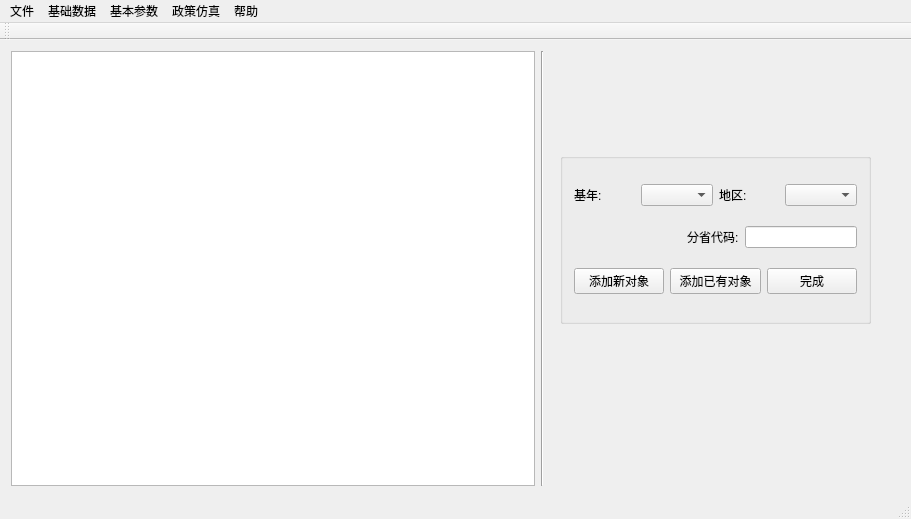
<?xml version="1.0" encoding="UTF-8"?>
<ui version="4.0">
 <class>MainWindow</class>
 <widget class="QMainWindow" name="MainWindow">
  <property name="geometry">
   <rect>
    <x>0</x>
    <y>0</y>
    <width>911</width>
    <height>519</height>
   </rect>
  </property>
  <property name="windowTitle">
   <string>MainWindow</string>
  </property>
  <widget class="QWidget" name="centralWidget">
   <layout class="QHBoxLayout" name="horizontalLayout" stretch="3,0,2">
    <item>
     <widget class="QTableView" name="objectTable"/>
    </item>
    <item>
     <widget class="Line" name="line">
      <property name="orientation">
       <enum>Qt::Vertical</enum>
      </property>
     </widget>
    </item>
    <item>
     <widget class="QWidget" name="showWidget" native="true">
      <widget class="QGroupBox" name="addObjectGroup">
       <property name="enabled">
        <bool>true</bool>
       </property>
       <property name="geometry">
        <rect>
         <x>10</x>
         <y>102</y>
         <width>311</width>
         <height>171</height>
        </rect>
       </property>
       <property name="flat">
        <bool>true</bool>
       </property>
       <layout class="QVBoxLayout" name="verticalLayout">
        <item>
         <layout class="QHBoxLayout" name="horizontalLayout_2">
          <item>
           <widget class="QLabel" name="lb_year">
            <property name="text">
             <string>基年:</string>
            </property>
           </widget>
          </item>
          <item>
           <widget class="QComboBox" name="yearComboBox"/>
          </item>
          <item>
           <widget class="QLabel" name="lb_area">
            <property name="text">
             <string>地区:</string>
            </property>
           </widget>
          </item>
          <item>
           <widget class="QComboBox" name="comboBox_2"/>
          </item>
         </layout>
        </item>
        <item>
         <layout class="QHBoxLayout" name="horizontalLayout_3">
          <item>
           <spacer name="horizontalSpacer">
            <property name="orientation">
             <enum>Qt::Horizontal</enum>
            </property>
            <property name="sizeHint" stdset="0">
             <size>
              <width>40</width>
              <height>20</height>
             </size>
            </property>
           </spacer>
          </item>
          <item>
           <widget class="QLabel" name="label_3">
            <property name="text">
             <string>分省代码:</string>
            </property>
           </widget>
          </item>
          <item>
           <widget class="QLineEdit" name="leProvinceCode"/>
          </item>
         </layout>
        </item>
        <item>
         <layout class="QHBoxLayout" name="horizontalLayout_4">
          <item>
           <widget class="QPushButton" name="btnAddNewObejct">
            <property name="text">
             <string>添加新对象</string>
            </property>
           </widget>
          </item>
          <item>
           <widget class="QPushButton" name="btnAddExsitObject">
            <property name="text">
             <string>添加已有对象</string>
            </property>
           </widget>
          </item>
          <item>
           <widget class="QPushButton" name="btnFinish">
            <property name="text">
             <string>完成</string>
            </property>
           </widget>
          </item>
         </layout>
        </item>
       </layout>
      </widget>
     </widget>
    </item>
   </layout>
  </widget>
  <widget class="QMenuBar" name="menuBar">
   <property name="geometry">
    <rect>
     <x>0</x>
     <y>0</y>
     <width>911</width>
     <height>22</height>
    </rect>
   </property>
   <widget class="QMenu" name="File">
    <property name="title">
     <string>文件</string>
    </property>
    <addaction name="NewProject"/>
    <addaction name="OpenProject"/>
    <addaction name="separator"/>
    <addaction name="SearchObject"/>
    <addaction name="AddObject"/>
    <addaction name="separator"/>
    <addaction name="CloseProject"/>
    <addaction name="Quit"/>
   </widget>
   <widget class="QMenu" name="DataManage">
    <property name="title">
     <string>基础数据</string>
    </property>
    <addaction name="InputData"/>
    <addaction name="ImportData"/>
    <addaction name="separator"/>
    <addaction name="WatchData"/>
    <addaction name="ModifyData"/>
   </widget>
   <widget class="QMenu" name="Parameter">
    <property name="title">
     <string>基本参数</string>
    </property>
    <addaction name="InputPara"/>
    <addaction name="ImportPara"/>
    <addaction name="separator"/>
    <addaction name="CalculatePara"/>
    <addaction name="separator"/>
    <addaction name="WatchPara"/>
    <addaction name="ModifyPara"/>
   </widget>
   <widget class="QMenu" name="Simulation">
    <property name="title">
     <string>政策仿真</string>
    </property>
    <addaction name="CalculateSim"/>
    <addaction name="ShowSim"/>
    <addaction name="separator"/>
    <addaction name="EvaluateSim"/>
    <addaction name="ReportSim"/>
   </widget>
   <widget class="QMenu" name="Help">
    <property name="title">
     <string>帮助</string>
    </property>
    <addaction name="About"/>
   </widget>
   <addaction name="File"/>
   <addaction name="DataManage"/>
   <addaction name="Parameter"/>
   <addaction name="Simulation"/>
   <addaction name="Help"/>
  </widget>
  <widget class="QToolBar" name="mainToolBar">
   <attribute name="toolBarArea">
    <enum>TopToolBarArea</enum>
   </attribute>
   <attribute name="toolBarBreak">
    <bool>false</bool>
   </attribute>
  </widget>
  <widget class="QStatusBar" name="statusBar"/>
  <action name="NewProject">
   <property name="text">
    <string>新建项目</string>
   </property>
  </action>
  <action name="OpenProject">
   <property name="text">
    <string>打开项目</string>
   </property>
  </action>
  <action name="SearchObject">
   <property name="text">
    <string>查找研究对象</string>
   </property>
  </action>
  <action name="AddObject">
   <property name="enabled">
    <bool>false</bool>
   </property>
   <property name="text">
    <string>添加研究对象</string>
   </property>
  </action>
  <action name="CloseProject">
   <property name="enabled">
    <bool>false</bool>
   </property>
   <property name="text">
    <string>关闭项目</string>
   </property>
  </action>
  <action name="Quit">
   <property name="text">
    <string>退出</string>
   </property>
  </action>
  <action name="InputData">
   <property name="enabled">
    <bool>false</bool>
   </property>
   <property name="text">
    <string>录入</string>
   </property>
  </action>
  <action name="ImportData">
   <property name="enabled">
    <bool>false</bool>
   </property>
   <property name="text">
    <string>导入</string>
   </property>
  </action>
  <action name="WatchData">
   <property name="enabled">
    <bool>false</bool>
   </property>
   <property name="text">
    <string>查看</string>
   </property>
  </action>
  <action name="ModifyData">
   <property name="enabled">
    <bool>false</bool>
   </property>
   <property name="text">
    <string>修改</string>
   </property>
  </action>
  <action name="InputPara">
   <property name="enabled">
    <bool>false</bool>
   </property>
   <property name="text">
    <string>录入</string>
   </property>
  </action>
  <action name="ImportPara">
   <property name="enabled">
    <bool>false</bool>
   </property>
   <property name="text">
    <string>导入</string>
   </property>
  </action>
  <action name="CalculatePara">
   <property name="enabled">
    <bool>false</bool>
   </property>
   <property name="text">
    <string>计算</string>
   </property>
  </action>
  <action name="WatchPara">
   <property name="enabled">
    <bool>false</bool>
   </property>
   <property name="text">
    <string>查看</string>
   </property>
  </action>
  <action name="ModifyPara">
   <property name="enabled">
    <bool>false</bool>
   </property>
   <property name="text">
    <string>修改</string>
   </property>
  </action>
  <action name="CalculateSim">
   <property name="enabled">
    <bool>false</bool>
   </property>
   <property name="text">
    <string>仿真计算</string>
   </property>
  </action>
  <action name="ShowSim">
   <property name="enabled">
    <bool>false</bool>
   </property>
   <property name="text">
    <string>仿真演示</string>
   </property>
  </action>
  <action name="EvaluateSim">
   <property name="enabled">
    <bool>false</bool>
   </property>
   <property name="text">
    <string>仿真评价</string>
   </property>
  </action>
  <action name="ReportSim">
   <property name="enabled">
    <bool>false</bool>
   </property>
   <property name="text">
    <string>仿真报告</string>
   </property>
  </action>
  <action name="About">
   <property name="enabled">
    <bool>false</bool>
   </property>
   <property name="text">
    <string>关于</string>
   </property>
  </action>
 </widget>
 <layoutdefault spacing="6" margin="11"/>
 <resources/>
 <connections/>
</ui>
